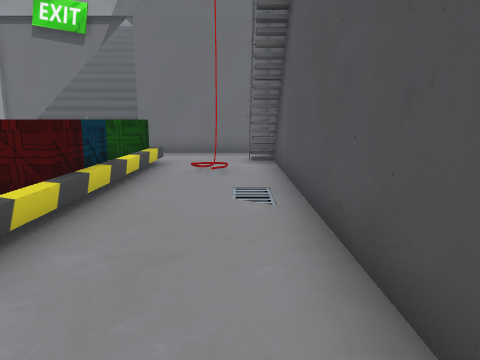
View 1 (above)

12 first-person views from a walk through a Unity game level. The camera is 1.2 m above the floor, tilts 10° down and sees 70° across. The floor is counted in squares, 1 m on a side. Each view is taken from the middle of a square. On the plan, view 1 faces up. The plan holds only what a view shows up to about 14 squares ahead; the rest is blank. The player character is not drawn. Some surface patterns are stand-ins.

View 2
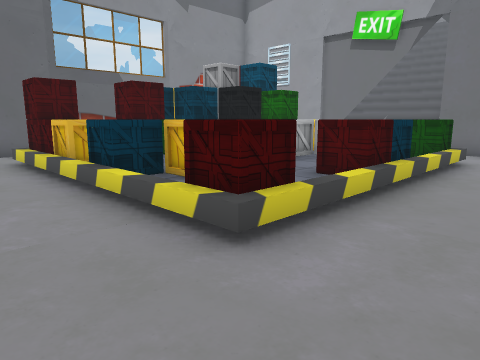

View 3
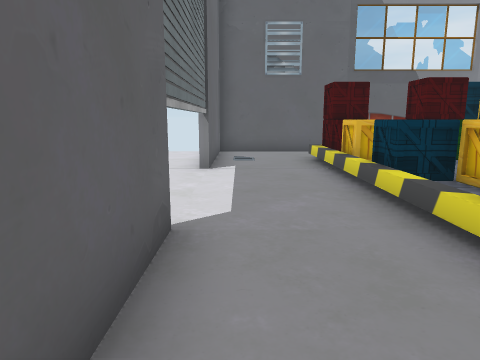

View 4
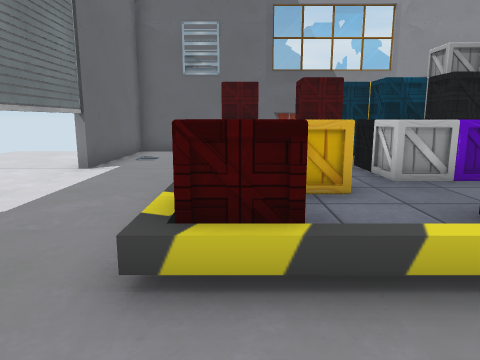

View 5
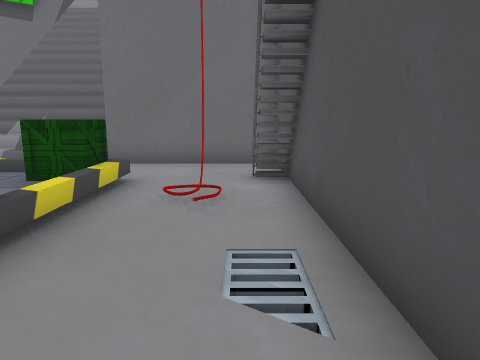

View 6
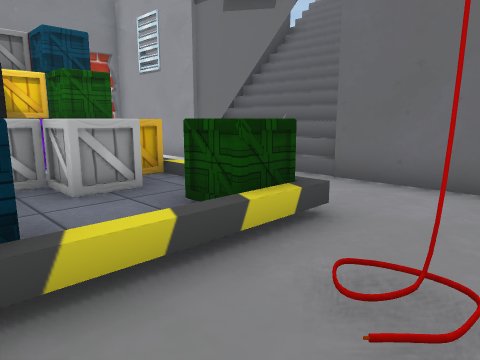

View 7
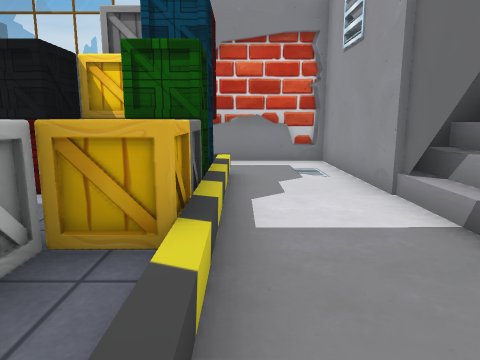

View 8
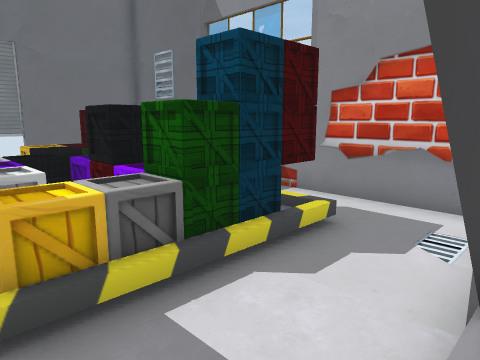

View 9
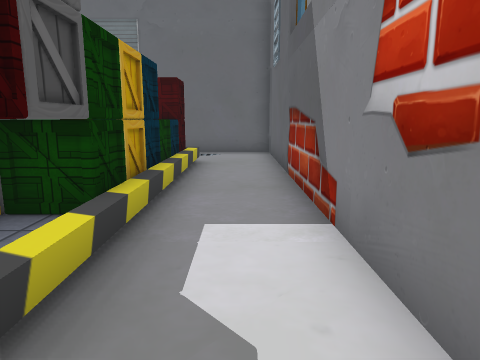

View 10
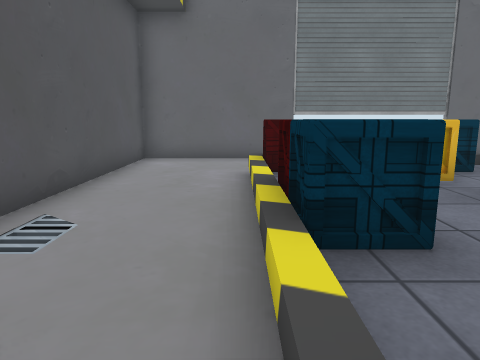

View 11
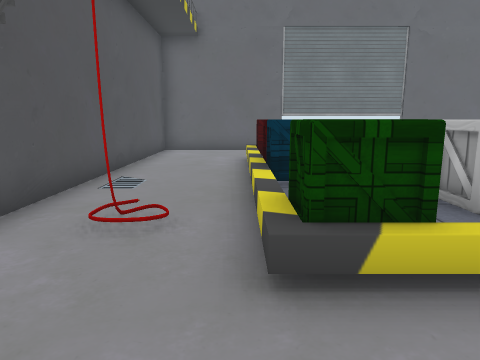

View 12
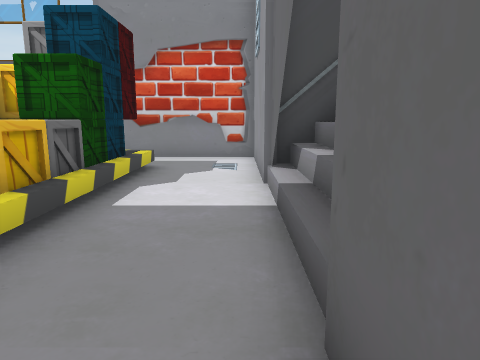

### Floor plan
Key: @ floor where view 1 was taken; # wall or solid block; . main floor; : floor 0.25 m higher than the main floor; / step, stairs or slope; = window, fence, low wall or low ledge; v drop or lower ground; O other object.
Columns run from 13 left of view 1 to 1 right of it. Each row starts with its distance up from view 1.
 19      //
 18      ///
 17     #///
 16     #////
 15     #////#
 14     #////##
 13 ######=//=#####
 12 #.............#
 11 #.............#
 10 #.//////////.##
  9 #./OOOOO::O/.##
  8 #./OOO::O::/#.#
  7 #./OOO:O:::/..#
  6 #./OOO:O::O/..#
  5 #./O  OO::O/..#
  4 #./OO::::::/..#
  3 #./O:O::O::/..#
  2 #./OOO:O::O/..#
  1 #.//////////..#
  0 #............@#
 -1 #.v...........#
 -2 ###############

Positions as (right, up) in squares from view 1, and headings:
1: (0, 0), facing up
2: (0, -1), facing up-left
3: (0, -1), facing left
4: (0, 2), facing left
5: (0, 3), facing up
6: (0, 6), facing up-left
7: (-3, 10), facing left
8: (-5, 13), facing down-left
9: (-12, 11), facing down
10: (-2, 9), facing down
11: (-2, 12), facing down
12: (-2, 12), facing left
